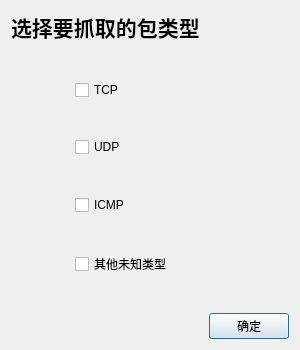
<?xml version="1.0" encoding="UTF-8"?>
<ui version="4.0">
 <class>FilterWindow</class>
 <widget class="QDialog" name="FilterWindow">
  <property name="geometry">
   <rect>
    <x>0</x>
    <y>0</y>
    <width>300</width>
    <height>350</height>
   </rect>
  </property>
  <property name="minimumSize">
   <size>
    <width>300</width>
    <height>350</height>
   </size>
  </property>
  <property name="windowTitle">
   <string>Filter</string>
  </property>
  <layout class="QFormLayout" name="formLayout">
   <item row="0" column="0" colspan="2">
    <layout class="QVBoxLayout" name="verticalLayout" stretch="0,0,0,0,0,0,0,0,0,0,0">
     <item>
      <widget class="QLabel" name="label">
       <property name="font">
        <font>
         <family>Noto Sans CJK SC</family>
         <pointsize>16</pointsize>
         <weight>75</weight>
         <bold>true</bold>
        </font>
       </property>
       <property name="text">
        <string>选择要抓取的包类型</string>
       </property>
      </widget>
     </item>
     <item>
      <spacer name="verticalSpacer">
       <property name="orientation">
        <enum>Qt::Vertical</enum>
       </property>
       <property name="sizeHint" stdset="0">
        <size>
         <width>20</width>
         <height>40</height>
        </size>
       </property>
      </spacer>
     </item>
     <item>
      <layout class="QHBoxLayout" name="horizontalLayout" stretch="3,10">
       <property name="sizeConstraint">
        <enum>QLayout::SetDefaultConstraint</enum>
       </property>
       <item>
        <spacer name="horizontalSpacer">
         <property name="orientation">
          <enum>Qt::Horizontal</enum>
         </property>
         <property name="sizeHint" stdset="0">
          <size>
           <width>40</width>
           <height>20</height>
          </size>
         </property>
        </spacer>
       </item>
       <item>
        <widget class="QCheckBox" name="checkBox_TCP">
         <property name="text">
          <string>TCP</string>
         </property>
        </widget>
       </item>
      </layout>
     </item>
     <item>
      <spacer name="verticalSpacer_3">
       <property name="orientation">
        <enum>Qt::Vertical</enum>
       </property>
       <property name="sizeHint" stdset="0">
        <size>
         <width>20</width>
         <height>40</height>
        </size>
       </property>
      </spacer>
     </item>
     <item>
      <layout class="QHBoxLayout" name="horizontalLayout_2" stretch="3,10">
       <item>
        <spacer name="horizontalSpacer_2">
         <property name="orientation">
          <enum>Qt::Horizontal</enum>
         </property>
         <property name="sizeHint" stdset="0">
          <size>
           <width>40</width>
           <height>20</height>
          </size>
         </property>
        </spacer>
       </item>
       <item>
        <widget class="QCheckBox" name="checkBox_UDP">
         <property name="text">
          <string>UDP</string>
         </property>
        </widget>
       </item>
      </layout>
     </item>
     <item>
      <spacer name="verticalSpacer_4">
       <property name="orientation">
        <enum>Qt::Vertical</enum>
       </property>
       <property name="sizeHint" stdset="0">
        <size>
         <width>20</width>
         <height>40</height>
        </size>
       </property>
      </spacer>
     </item>
     <item>
      <layout class="QHBoxLayout" name="horizontalLayout_3" stretch="3,10">
       <item>
        <spacer name="horizontalSpacer_3">
         <property name="orientation">
          <enum>Qt::Horizontal</enum>
         </property>
         <property name="sizeHint" stdset="0">
          <size>
           <width>40</width>
           <height>20</height>
          </size>
         </property>
        </spacer>
       </item>
       <item>
        <widget class="QCheckBox" name="checkBox_ICMP">
         <property name="text">
          <string>ICMP</string>
         </property>
        </widget>
       </item>
      </layout>
     </item>
     <item>
      <spacer name="verticalSpacer_5">
       <property name="orientation">
        <enum>Qt::Vertical</enum>
       </property>
       <property name="sizeHint" stdset="0">
        <size>
         <width>20</width>
         <height>40</height>
        </size>
       </property>
      </spacer>
     </item>
     <item>
      <layout class="QHBoxLayout" name="horizontalLayout_4" stretch="3,10">
       <item>
        <spacer name="horizontalSpacer_4">
         <property name="orientation">
          <enum>Qt::Horizontal</enum>
         </property>
         <property name="sizeHint" stdset="0">
          <size>
           <width>40</width>
           <height>20</height>
          </size>
         </property>
        </spacer>
       </item>
       <item>
        <widget class="QCheckBox" name="checkBox_others">
         <property name="text">
          <string>其他未知类型</string>
         </property>
        </widget>
       </item>
      </layout>
     </item>
     <item>
      <spacer name="verticalSpacer_2">
       <property name="orientation">
        <enum>Qt::Vertical</enum>
       </property>
       <property name="sizeHint" stdset="0">
        <size>
         <width>20</width>
         <height>40</height>
        </size>
       </property>
      </spacer>
     </item>
     <item>
      <layout class="QHBoxLayout" name="horizontalLayout_5">
       <item>
        <spacer name="horizontalSpacer_5">
         <property name="orientation">
          <enum>Qt::Horizontal</enum>
         </property>
         <property name="sizeHint" stdset="0">
          <size>
           <width>40</width>
           <height>20</height>
          </size>
         </property>
        </spacer>
       </item>
       <item>
        <widget class="QPushButton" name="pushButton_ok">
         <property name="text">
          <string>确定</string>
         </property>
        </widget>
       </item>
      </layout>
     </item>
    </layout>
   </item>
  </layout>
 </widget>
 <resources/>
 <connections/>
</ui>
